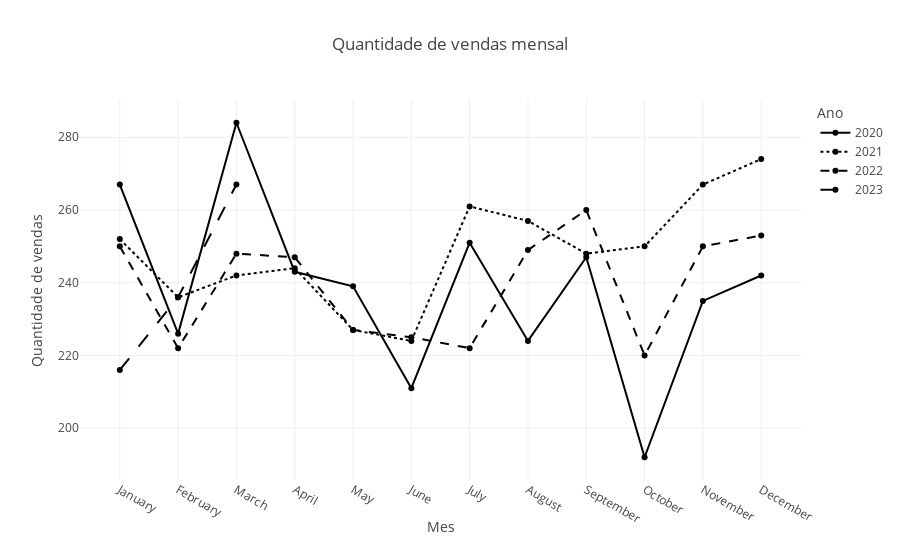

Write notebook code for a chart like this one.
### Code cell
## Gráfico Vendas pór mês

fig_mapa_vendas = px.scatter_geo(vendas_estados,
                                 lat='lat',
                                 lon='lon',
                                 scope='south america',
                                 # fitbounds = 'locations',
                                 template='seaborn',
                                 size='Preço',
                                 hover_name='Local da compra',
                                 hover_data={'lat': False, 'lon': False},
                                 title='Vendas por UF',
                                 )

fig_vendas_mensal = px.line(vendas_mensal,
                            x='Mes',
                            y='Preço',
                            markers=True,
                            range_y=(0, vendas_mensal.max()),
                            color='Ano',
                            line_dash='Ano',
                            title='Quantidade de vendas mensal')

fig_vendas_mensal.update_layout(yaxis_title='Quantidade de vendas')

### Figure 1 — Plotly figure (JSON) as saved in the notebook; plotly's stock layout.template omitted (floating-point values rounded to 4 significant figures)
{"data": [{"hovertemplate": "Ano=2020<br>Mes=%{x}<br>Preço=%{y}<extra></extra>", "legendgroup": "2020", "line": {"color": "#000001", "dash": "solid"}, "marker": {"symbol": "circle"}, "mode": "lines+markers", "name": "2020", "orientation": "v", "showlegend": true, "x": ["January", "February", "March", "April", "May", "June", "July", "August", "September", "October", "November", "December"], "xaxis": "x", "y": [267, 226, 284, 243, 239, 211, 251, 224, 247, 192, 235, 242], "yaxis": "y", "type": "scatter"}, {"hovertemplate": "Ano=2021<br>Mes=%{x}<br>Preço=%{y}<extra></extra>", "legendgroup": "2021", "line": {"color": "#000002", "dash": "dot"}, "marker": {"symbol": "circle"}, "mode": "lines+markers", "name": "2021", "orientation": "v", "showlegend": true, "x": ["January", "February", "March", "April", "May", "June", "July", "August", "September", "October", "November", "December"], "xaxis": "x", "y": [252, 236, 242, 244, 227, 224, 261, 257, 248, 250, 267, 274], "yaxis": "y", "type": "scatter"}, {"hovertemplate": "Ano=2022<br>Mes=%{x}<br>Preço=%{y}<extra></extra>", "legendgroup": "2022", "line": {"color": "#000003", "dash": "dash"}, "marker": {"symbol": "circle"}, "mode": "lines+markers", "name": "2022", "orientation": "v", "showlegend": true, "x": ["January", "February", "March", "April", "May", "June", "July", "August", "September", "October", "November", "December"], "xaxis": "x", "y": [250, 222, 248, 247, 227, 225, 222, 249, 260, 220, 250, 253], "yaxis": "y", "type": "scatter"}, {"hovertemplate": "Ano=2023<br>Mes=%{x}<br>Preço=%{y}<extra></extra>", "legendgroup": "2023", "line": {"color": "#000004", "dash": "longdash"}, "marker": {"symbol": "circle"}, "mode": "lines+markers", "name": "2023", "orientation": "v", "showlegend": true, "x": ["January", "February", "March"], "xaxis": "x", "y": [216, 236, 267], "yaxis": "y", "type": "scatter"}], "layout": {"xaxis": {"anchor": "y", "domain": [0.0, 1.0], "title": {"text": "Mes"}}, "yaxis": {"anchor": "x", "domain": [0.0, 1.0], "title": {"text": "Quantidade de vendas"}, "range": [0, ["2023-03-31T00:00:00", 284, 2023, "September"]]}, "legend": {"title": {"text": "Ano"}, "tracegroupgap": 0}, "title": {"text": "Quantidade de vendas mensal"}}}
